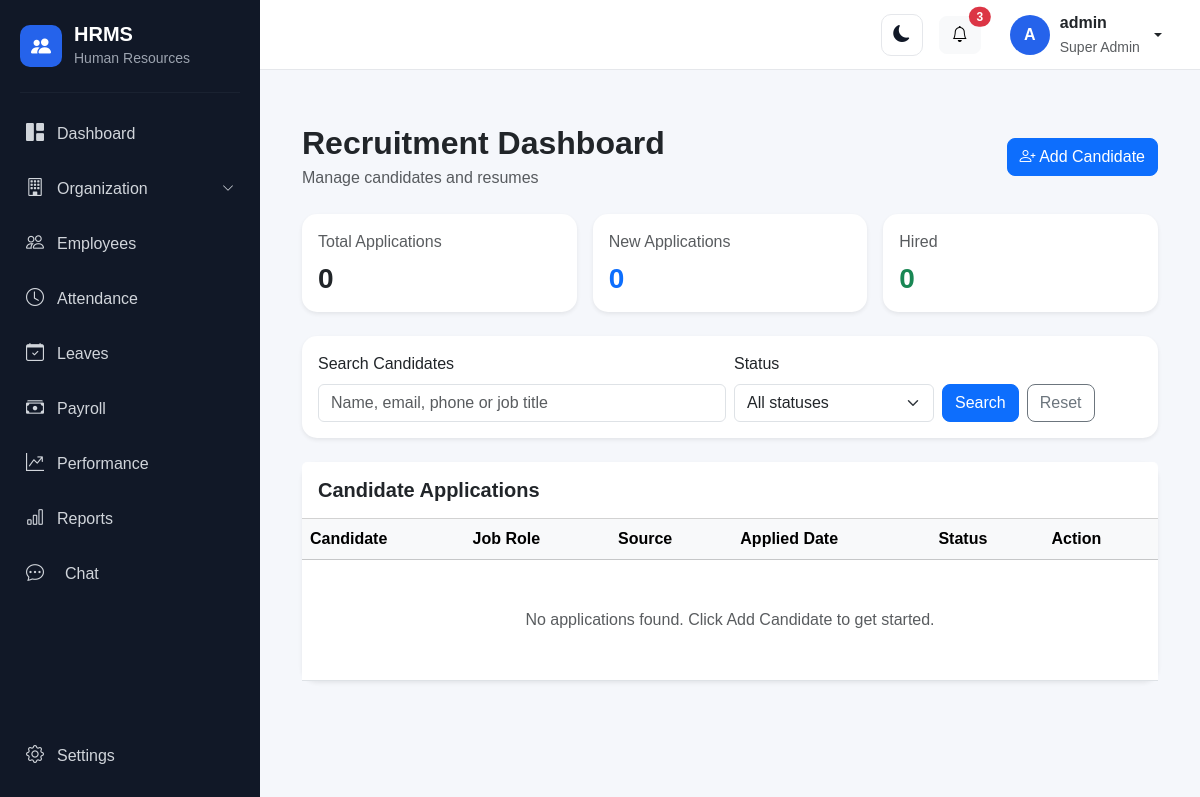
The page /recruitment/ (signed in) on the database its author committed.
### account/models.py (models this page shows, shortened)
class User(AbstractUser):
    class Role(models.TextChoices):
        SUPER_ADMIN = "SUPER_ADMIN", "Super Admin"
        HR_ADMIN = "HR_ADMIN", "HR Admin"
        MANAGER = "MANAGER", "Manager"
        EMPLOYEE = "EMPLOYEE", "Employee"
        RECRUITER = "RECRUITER", "Recruiter"
        PAYROLL_ADMIN = "PAYROLL_ADMIN", "Payroll Admin"
    objects = HRMSUserManager()
    role = models.CharField(
        max_length=30,
        choices=Role.choices,
        default=Role.EMPLOYEE,
    )
    phone = models.CharField(
        max_length=15,
        blank=True,
        null=True,
    )
    profile_picture = models.ImageField(
        upload_to="profile_pictures/",
        blank=True,
        null=True,
    )
    must_change_password = models.BooleanField(
        default=False,
        help_text="If enabled, the user must change their password after logging in.",
    )

### recruitment/views.py (the view, shortened to what this page needs)
# urls.py: path("", views.recruitment_dashboard, name="dashboard"),
@recruitment_staff_required
def recruitment_dashboard(request):
    applications = CandidateApplication.objects.select_related("job")
    search = request.GET.get("q", "").strip()
    status = request.GET.get("status", "").strip()
    source = request.GET.get("source", "").strip()
    valid_statuses = CandidateApplication.Status.values
    valid_sources = CandidateApplication.Source.values
    if status in valid_statuses:
        applications = applications.filter(status=status)
    if source in valid_sources:
        applications = applications.filter(source=source)
    paginator = Paginator(applications, 10)
    page_obj = paginator.get_page(request.GET.get("page"))
    context = {
        "page_obj": page_obj,
        "total_applications": CandidateApplication.objects.count(),
        "new_applications": CandidateApplication.objects.filter(
            status="NEW"
        ).count(),
        "shortlisted": CandidateApplication.objects.filter(
            status="SHORTLISTED"
        ).count(),
        "interviews": CandidateApplication.objects.filter(
            status="INTERVIEW"
        ).count(),
        "hired": CandidateApplication.objects.filter(status="HIRED").count(),
        "rejected": CandidateApplication.objects.filter(
            status="REJECTED"
        ).count(),
        "jobs": JobOpening.objects.all(),
        "status_choices": CandidateApplication.Status.choices,
        "source_choices": CandidateApplication.Source.choices,
        "selected_status": status,
        "selected_source": source,
        "search": search,
    }
    return render(request, "recruitment/dashboard.html", context)

### recruitment/views.py (called while the page is built)
def recruitment_staff_required(view_func):
    @wraps(view_func)
    @login_required
    def wrapper(request, *args, **kwargs):
        user = request.user
        role = getattr(user, "role", "")
        role = getattr(role, "value", role)
        role = str(role).upper()
        allowed = (
            user.is_superuser
            or user.is_staff
            or role in {"SUPER_ADMIN", "HR_ADMIN"}
        )
        if not allowed:
            messages.error(
                request,
                "You do not have permission to access Recruitment."
            )
            return redirect("dashboard")
        return view_func(request, *args, **kwargs)
    return wrapper

### templates/recruitment/dashboard.html (shortened to what this page needs)
{% extends "base.html" %}
{% block content %}
<div class="container-fluid py-4">
    <div class="d-flex justify-content-between align-items-center flex-wrap gap-3 mb-4">
        <div>
            <h2 class="fw-bold mb-1">Recruitment Dashboard</h2>
            <p class="text-muted mb-0">Manage candidates and resumes</p>
        </div>
        <a href="{% url 'recruitment:application_create' %}" class="btn btn-primary">
            <i class="bi bi-person-plus"></i> Add Candidate
        </a>
    </div>
    <div class="row g-3 mb-4">
        <div class="col-6 col-lg-4">
            <div class="card border-0 shadow-sm h-100">
                <div class="card-body">
                    <p class="text-muted mb-2">Total Applications</p>
                    <h3 class="fw-bold mb-0">{{ total_applications }}</h3>
                </div>
            </div>
        </div>
        <div class="col-6 col-lg-4">
            <div class="card border-0 shadow-sm h-100">
                <div class="card-body">
                    <p class="text-muted mb-2">New Applications</p>
                    <h3 class="fw-bold text-primary mb-0">{{ new_applications }}</h3>
                </div>
            </div>
        </div>
        <div class="col-6 col-lg-4">
            <div class="card border-0 shadow-sm h-100">
                <div class="card-body">
                    <p class="text-muted mb-2">Hired</p>
                    <h3 class="fw-bold text-success mb-0">{{ hired }}</h3>
                </div>
            </div>
        </div>
    </div>
    <div class="card border-0 shadow-sm mb-4">
        <div class="card-body">
            <form method="get" class="row g-2 align-items-end">
                <div class="col-md-6">
                    <label class="form-label">Search Candidates</label>
                    <input type="search" name="q" value="{{ search }}"
                           class="form-control"
                           placeholder="Name, email, phone or job title">
                </div>
                <div class="col-md-3">
                    <label class="form-label">Status</label>
                    <select name="status" class="form-select">
                        <option value="">All statuses</option>
                    </select>
                </div>
                <div class="col-md-3 d-flex gap-2">
                    <button class="btn btn-primary" type="submit">Search</button>
                    <a href="{% url 'recruitment:dashboard' %}"
                       class="btn btn-outline-secondary">Reset</a>
                </div>
            </form>
        </div>
    </div>
    <div class="card border-0 shadow-sm">
        <div class="card-header bg-white py-3">
            <h5 class="mb-0 fw-semibold">Candidate Applications</h5>
        </div>
        <div class="table-responsive">
            <table class="table table-hover align-middle mb-0">
                <thead class="table-light">
                    <tr>
                        <th>Candidate</th>
                        <th>Job Role</th>
                        <th>Source</th>
                        <th>Applied Date</th>
                        <th>Status</th>
                        <th>Action</th>
                    </tr>
                </thead>
                <tbody>
                    {% for app in page_obj %}
                    <tr>
                        <td>
                            <div class="fw-semibold">{{ app.candidate_name }}</div>
                            <small class="text-muted">{{ app.email }}</small>
                        </td>
                        <td>{{ app.job.title|default:"Not specified" }}</td>
                        <td>{{ app.get_source_display }}</td>
                        <td>{{ app.applied_at|date:"d M Y" }}</td>
                        <td>
                            <span class="badge bg-primary">
                                {{ app.get_status_display }}
                            </span>
                        </td>
                        <td>
                            <a href="{% url 'recruitment:application_detail' app.pk %}"
                               class="btn btn-sm btn-outline-primary">View</a>
                        </td>
                    </tr>
                    {% empty %}
                    <tr>
                        <td colspan="6" class="text-center py-5 text-muted">
                            No applications found.
                            Click Add Candidate to get started.
                        </td>
                    </tr>
                    {% endfor %}
                </tbody>
            </table>
        </div>
    </div>
</div>
{% endblock %}

### templates/base.html (shortened to what this page needs)
{% load static %}
<!DOCTYPE html>
<html lang="en">
<head>
    <link href="https://cdn.jsdelivr.net/npm/bootstrap@5.3.3/dist/css/bootstrap.min.css" rel="stylesheet">
    <link rel="stylesheet" href="https://cdn.jsdelivr.net/npm/bootstrap-icons@1.11.3/font/bootstrap-icons.min.css">
    <link rel="stylesheet" href="{% static 'css/style.css' %}">
</head>
<body>
    <div class="d-flex min-vh-100">
        <aside class="sidebar" id="sidebar">
            <div class="sidebar-brand">
                <div class="brand-icon">
                    <i class="bi bi-people-fill"></i>
                </div>
                <div>
                    <h5 class="mb-0">
                        HRMS
                    </h5>
                    <small>
                        Human Resources
                    </small>
                </div>
            </div>
            <hr>
            <nav class="sidebar-menu">
                <a href="{% url 'dashboard' %}" class="sidebar-link">
                    <i class="bi bi-grid-1x2-fill"></i>
                    <span>
                        Dashboard
                    </span>
                </a>
                {% if user.role == "SUPER_ADMIN" %}
                <a class="sidebar-link" data-bs-toggle="collapse" href="#organizationMenu" role="button"
                    aria-expanded="false" aria-controls="organizationMenu">
                    <i class="bi bi-building"></i>
                    <span class="flex-grow-1">
                        Organization
                    </span>
                    <i class="bi bi-chevron-down organization-arrow"></i>
                </a>
                {% endif %}
                <a href="{% url 'employee_list' %}" class="sidebar-link">
                    <i class="bi bi-people"></i>
                    <span>
                        Employees
                    </span>
                </a>
                <a href="{% url 'attendance_dashboard' %}" class="sidebar-link">
                    <i class="bi bi-clock"></i>
                    <span>
                        Attendance
                    </span>
                </a>
                <a href="{% url 'leave_dashboard' %}" class="sidebar-link">
                    <i class="bi bi-calendar-check"></i>
                    <span>
                        Leaves
                    </span>
                </a>
                <a href="{% url 'payroll:payroll_dashboard' %}" class="sidebar-link">
                    <i class="bi bi-cash-stack"></i>
                    <span>
                        Payroll
                    </span>
                </a>
                <a href="{% url 'performance:dashboard' %}" class="sidebar-link">
                    <i class="bi bi-graph-up-arrow"></i>
                    <span>
                        Performance
                    </span>
                </a>
                {% if user.role == "HR_ADMIN" or user.role == "SUPER_ADMIN" %}
                <a href="{% url 'reports:dashboard' %}" class="sidebar-link">
                    <i class="bi bi-bar-chart"></i>
                    <span>
                        Reports
                    </span>
                </a>
                {% endif %}
                <a href="{% url 'chat:home' %}"
                    class="sidebar-link {% if request.resolver_match.namespace == 'chat' %}active{% endif %}">
                    <i class="bi bi-chat-dots me-2"></i>
                    <span>Chat</span>
                </a>
            </nav>
            <div class="sidebar-bottom">
                <a href="{% url 'settings' %}" class="sidebar-link">
                    <i class="bi bi-gear"></i>
                    <span>
                        Settings
                    </span>
                </a>
            </div>
        </aside>
        <div class="main-wrapper">
            <nav class="top-navbar">
                <div class="ms-auto d-flex align-items-center gap-3">
                    <button type="button" class="btn theme-toggle" id="themeToggle" aria-label="Switch to dark mode"
                        title="Switch to dark mode">
                        <i class="bi bi-moon-fill" id="themeToggleIcon"></i>
                    </button>
                    <button type="button" class="btn btn-light position-relative">
                        <i class="bi bi-bell"></i>
                        <span class="position-absolute top-0 start-100 translate-middle badge rounded-pill bg-danger">
                            3
                        </span>
                    </button>
                    <div class="dropdown">
                        <button type="button" class="btn user-menu dropdown-toggle" data-bs-toggle="dropdown">
                            <div class="user-avatar">
                                {{ user.first_name|first|default:user.username|first|upper }}
                            </div>
                            <div class="d-none d-md-block text-start">
                                <div class="fw-semibold">
                                    {{ user.get_full_name|default:user.username }}
                                </div>
                                <small class="text-muted">
                                    {{ user.get_role_display }}
                                </small>
                            </div>
                        </button>
                    </div>
                </div>
            </nav>
            <main class="content-area">
                {% block content %}
                {% endblock %}
            </main>
        </div>
    </div>
</body>
</html>

### static/css/style.css (style rules this page uses)
body { margin: 0; background: #f5f7fb; font-family: Arial, sans-serif; }
.sidebar { width: 260px; min-height: 100vh; background: #111827; color: white; position: fixed; left: 0; top: 0; z-index: 1000; display: flex; flex-direction: column; }
.sidebar-brand { padding: 22px 20px; display: flex; align-items: center; gap: 12px; }
.brand-icon { width: 42px; height: 42px; border-radius: 10px; background: #2563eb; display: flex; align-items: center; justify-content: center; font-size: 20px; }
.sidebar-brand h5 { font-weight: 700; }
.sidebar-brand small { color: #9ca3af; }
.sidebar hr { border-color: #374151; margin: 0 20px 15px; }
.sidebar-menu { padding: 0 12px; }
.sidebar-link { color: #d1d5db; text-decoration: none; display: flex; align-items: center; gap: 13px; padding: 12px 14px; margin-bottom: 4px; border-radius: 8px; transition: 0.2s; }
.sidebar-link i { font-size: 18px; }
.sidebar-bottom { margin-top: auto; padding: 15px 12px; }
@media (min-width: 992px) { .sidebar { transform: translateX(0); pointer-events: auto; } }
@media (min-width: 992px) { .main-wrapper { margin-left: 260px; width: calc(100% - 260px); } }
.main-wrapper { margin-left: 260px; width: calc(100% - 260px); }
.top-navbar { height: 70px; background: white; border-bottom: 1px solid #e5e7eb; display: flex; align-items: center; padding: 0 25px; }
.user-menu { display: flex; align-items: center; gap: 10px; }
.user-avatar { width: 40px; height: 40px; border-radius: 50%; background: #2563eb; color: white; display: flex; align-items: center; justify-content: center; font-weight: 600; }
.content-area { padding: 30px; }
.card { border-radius: 15px; }
.btn { border-radius: 8px; }
.organization-arrow { font-size: 12px !important; transition: transform 0.2s ease; }
:root { --hrms-page-bg: #f5f7fb; --hrms-surface: #ffffff; --hrms-surface-soft: #f8fafc; --hrms-border: #e5e7eb; --hrms-text: #111827; --hrms-text-secondary: #6b7280; --hrms-input-bg: #ffffff; --hrms-input-text: #1e293b; --hrms-hover: #f8f9fa; }
html.theme-light { color-scheme: light; }
.theme-toggle { width: 42px; height: 42px; display: inline-flex; align-items: center; justify-content: center; padding: 0; background-color: #ffffff; color: #111827; border: 1px solid #e5e7eb; border-radius: 10px !important; opacity: 1; cursor: pointer; transition: background-color 0.2s ease, color 0.2s ease, border-color 0.2s ease; }
.theme-toggle i { font-size: 17px; color: inherit; opacity: 1; }

### rows shown on the page
User: first_name|first "A", get_full_name "admin", role "Super Admin"

### other values the page prints
{{ total_applications }} "0"
{{ new_applications }} "0"
{{ hired }} "0"
